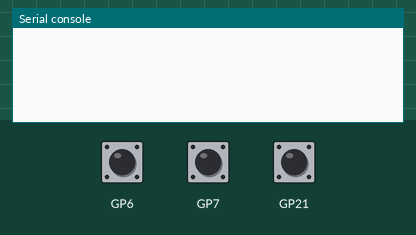
Simulated run of this program. Board: Raspberry Pi Pico running MicroPython. On the bench: the last lines printed to the serial console. The test bench sets the inputs (shaded band); at power-on: GP6 LOW, GP21 HIGH, GP7 LOW. Random numbers come from a fixed seed.

Above: at 1.2 s.
1.3 s: GP6 pulled HIGH for 0.15 s
At 2.2 s:
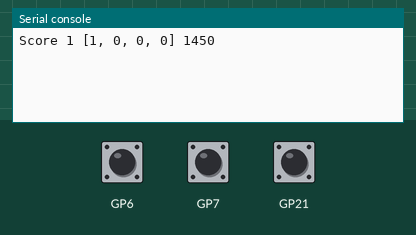
2.9 s: GP21 pulled LOW for 0.15 s
At 3.9 s:
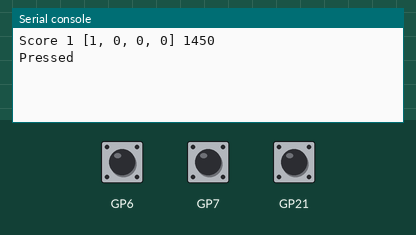
4.5 s: GP7 pulled HIGH for 0.15 s
At 5.8 s:
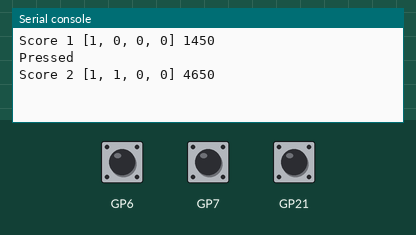
6.1 s: GP6 pulled HIGH for 1 s
At 8.3 s:
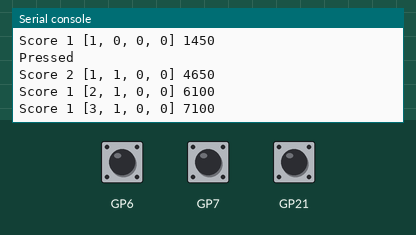
8.6 s: GP7 pulled HIGH for 1 s
At 10.2 s:
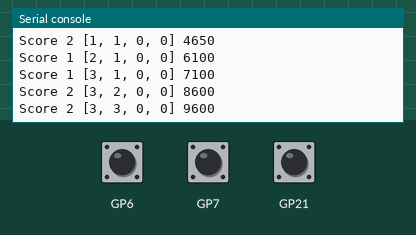
Timing chart, 0 to 11.7 s (numbered marks = the images above; inputs shaded):
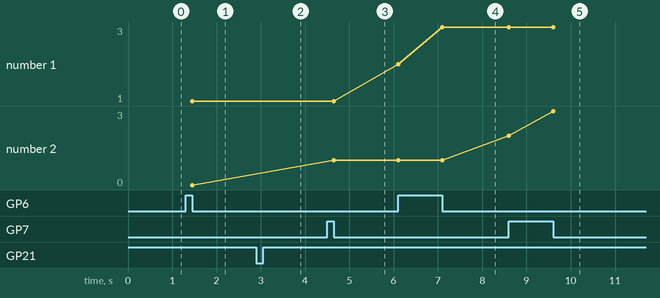

The program:

BigMatrixHoleDetection.py
```python
import BigMatrixConfig as config
import sys
sys.path.append('../Libraries')
import random
from IRQButton import IRQButton
from machine import Pin
import utime
INTERVAL = 1000 # time in ms

_holes = [0,0,0,0]
_last_detection = [None, None, None, None]
def add(holeNumber):
    indexHole = holeNumber-1
    currentTime = utime.ticks_ms()
    if _last_detection[indexHole] != None and currentTime < _last_detection[indexHole] + INTERVAL:
        return

    _last_detection[indexHole] = currentTime
    _holes[indexHole] += 1
    print( "Score", holeNumber, _holes, utime.ticks_ms() )

def reset():
    _holes = [0,0,0,0]

_sensors = []
_sensors.append(IRQButton(config.PIN_06, add, 1, pull = Pin.PULL_DOWN))
_sensors.append(IRQButton(config.PIN_07, add, 2, pull = Pin.PULL_DOWN))
#_sensors.append(IRQButton(config.PIN_08, add, 3, pull = Pin.PULL_DOWN))
#_sensors.append(IRQButton(config.PIN_09, add, 4, pull = Pin.PULL_DOWN))

#number of stones in each hole e.g. returns [0,1,5,0]
def generateStonesInHoles():
    holes = [0,0,0,0]
    for x in range(random.randint(1,4)):
        hole = random.choice([1,2,3,4])
        print(x, hole)
        holes[ hole- 1] += 1
    return holes

#list of holes that have a stone added
#holes is list of 4 with number of stones in it.. e.g. [0,1,5,0] returns [2,3]
def convertHolesAdded(holes):
    added = []
    for x in range(len(holes)):
        if holes[x] > 0:
            added.append(x + 1)
    return added

if __name__ == "__main__":
    if True:
        def pressed():
            print("Pressed")
        btn = IRQButton(21, pressed)
        while True:
            machine.idle() # Delay to prevent excessive CPU usage
    else:
        holes = generateStonesInHoles()
        print(holes)
        print(convertHolesAdded(holes))
```

BigMatrixConfig.py
```python
PIN_00 = 0
PIN_01 = 1
PIN_02 = 2 # Display
PIN_03 = 3 # Display
PIN_04 = 4
PIN_05 = 5 # Display
PIN_06 = 6 # IR sensor
PIN_07 = 7 # IR sensor
PIN_08 = 8 # IR sensor
PIN_09 = 9 # IR sensor
PIN_10 = 10 # Display
PIN_11 = 11 # Display
PIN_12 = 12
PIN_13 = 13 # Display
PIN_14 = 14
PIN_15 = 15
PIN_16 = 16
PIN_17 = 17
PIN_18 = 18
PIN_19 = 19
PIN_20 = 20
PIN_21 = 21
PIN_22 = 22
PIN_23 = 23
PIN_24 = 24
PIN_25 = 25
PIN_26 = 26
PIN_27 = 27
PIN_28 = 28
```

IRQButton.py
```python
from machine import Pin
from utime import sleep

class IRQButton():
    def __init__(self, pin, callbackPressed = None, data = None, pull = Pin.PULL_UP, debug = False):
        self._pin = Pin(pin, Pin.IN, pull)
        self._callbackPressed = callbackPressed
        self._data = data # data returned with callback
        self._debug = debug
        if callbackPressed != None:
            self._pin.irq(trigger=Pin.IRQ_FALLING, handler=self._handler)

    def _handler(self, pin):
        self._pin.irq(handler=None)
        if self._data == None:
            self._callbackPressed()
        else:
            self._callbackPressed(self._data)
        sleep(0.3)
        if self._debug:
            print("Pressed", self._pinPressed.value())
        self._pin.irq(handler=self._handler)

if __name__ == "__main__":
    def pressed(data):
        print("Pressed" + data)
    btn = IRQButton(21, "A", pressed)
    while True:
        machine.idle() # Delay to prevent excessive CPU usage
```

Measured:
- after the input at 1.3 s, the serial console: prints a new line after 0.15 s (image 1)
- after the input at 2.9 s, the serial console: prints a new line at once (image 2)
- after the input at 4.5 s, the serial console: prints a new line after 0.15 s (image 3)
- after the input at 6.1 s, the serial console: prints a new line at once (image 4)
- after the input at 8.6 s, the serial console: prints a new line at once (image 5)
- plotted number 1: 1 → 3 after the input at 6.1 s
- plotted number 2: 0 → 1 after the input at 4.5 s
